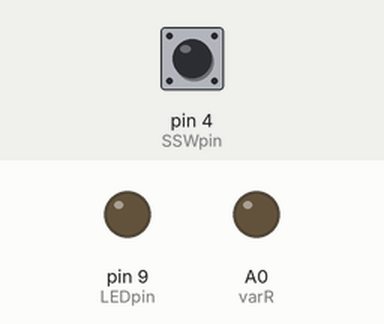
This sketch was run on a simulated Arduino Uno, built with avr-gcc and run on an emulated ATmega328P. On the bench: output pins drawn as LEDs (lit = HIGH). Inputs (shaded band) come from the test bench; at power-on: pin 4 (SSWpin) LOW.

Above: at 1.2 s.
1.3 s: pin 4 (SSWpin) pulled HIGH for 0.15 s
At 1.8 s:
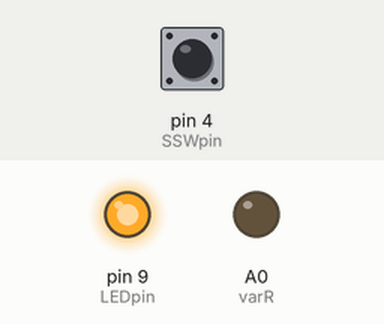
4.4 s: pin 4 (SSWpin) pulled HIGH for 1 s
At 7.6 s:
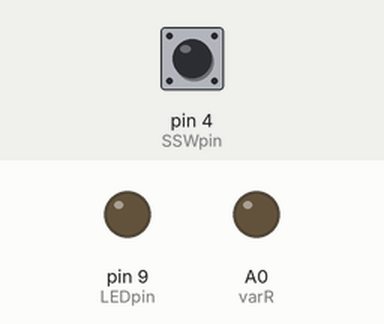
8.4 s: pin 4 (SSWpin) pulled HIGH for 3.2 s
At 10.3 s:
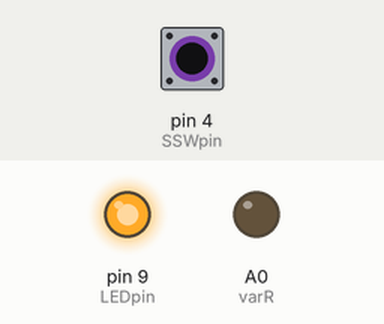
Timing chart, 0 to 12.8 s (numbered marks = the images above; inputs shaded):
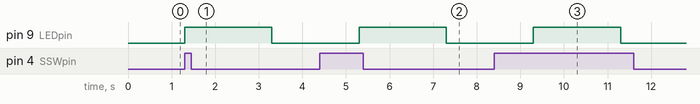

The sketch:

LED_enshu02.ino
```cpp
#define LEDpin 9
#define SSWpin 4
#define PSWpin 2
#define varR A0

void setup()
{
  pinMode(LEDpin, OUTPUT);
  pinMode(SSWpin, INPUT);
  pinMode(PSWpin, INPUT);
  pinMode(varR, OUTPUT);
}

//LED点滅関数
void flash(int time)
{
  digitalWrite(LEDpin, HIGH);
  delay(time);
  digitalWrite(LEDpin, LOW);
  delay(time);
}

void loop()
{
  int SSW = digitalRead(SSWpin);
  //int PSW=digitalRead(PSWpin);

  if (SSW == HIGH)
    flash(2000);
  else
    digitalWrite(LEDpin, LOW);
}
```

Measured:
- after the input at 1.3 s, pin 9 (LEDpin): LOW → HIGH at once, → LOW 2.0 s later
- after the input at 4.4 s, pin 9 (LEDpin): LOW → HIGH after 0.90 s, → LOW 2.0 s later
- after the input at 8.4 s, pin 9 (LEDpin): LOW → HIGH after 0.90 s, → LOW 2.0 s later
